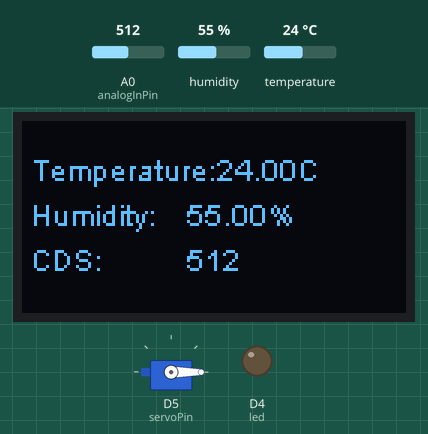
The sketch below on a simulated ESP8266 (NodeMCU). On the bench: servo, 128×64 one-colour display, output pins drawn as LEDs (lit = HIGH). The test bench sets the inputs (shaded band); at power-on: temperature 24 °C, A0 (analogInPin) = 512, humidity 55 %. WiFi joins after 1.5 s; servers stay silent unless stated; no MQTT or app messages arrive unless stated; what the sketch prints to the serial monitor is not drawn.

Above: at 2.7 s.
2.8 s: temperature set to 29 °C
At 4.1 s:
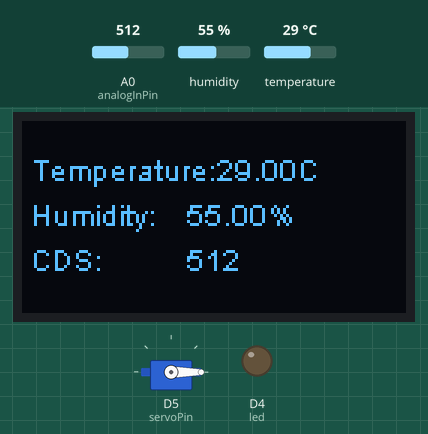
5.1 s: temperature set to 32 °C
At 6.1 s:
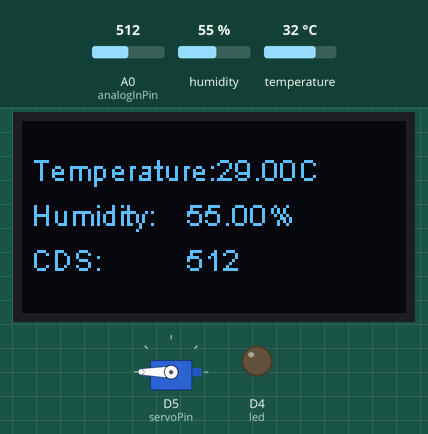
11.1 s: A0 (analogInPin) set to 413
At 15.1 s:
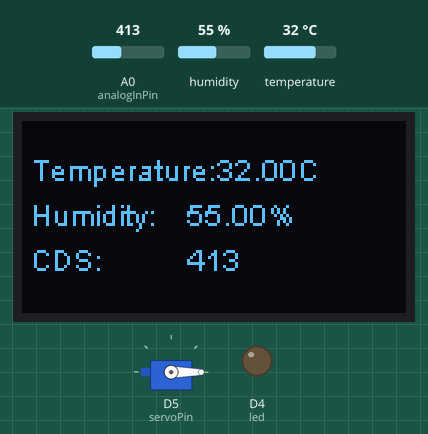
15.3 s: A0 (analogInPin) set to 387
At 19.7 s:
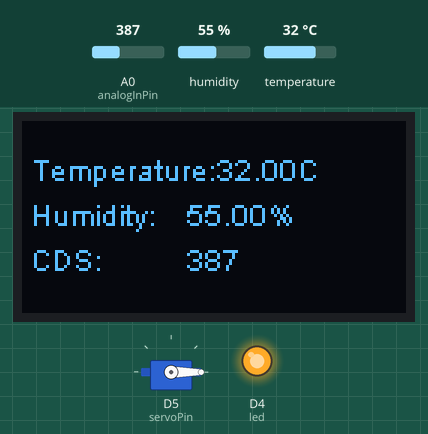
21.3 s: humidity set to 22 %
At 24.4 s:
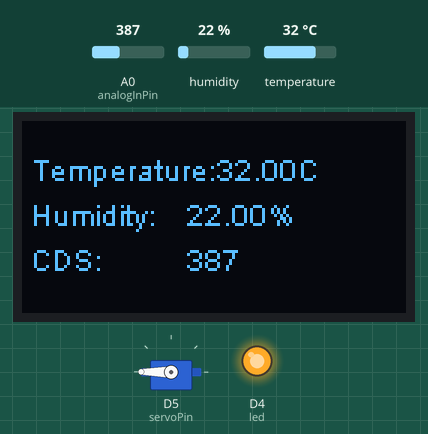
Timing chart, 0 to 28.5 s (numbered marks = the images above; inputs shaded):
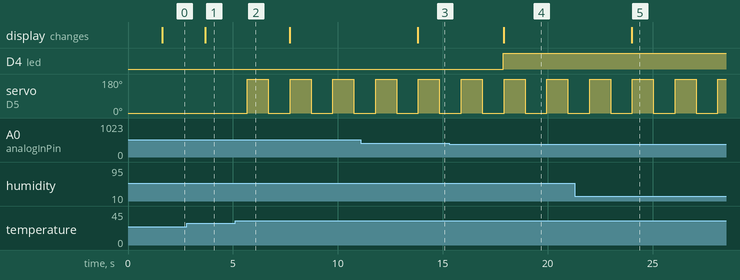

The sketch:

final2.ino
```cpp
#include <ESP8266WiFi.h>
#include <PubSubClient.h>
#include <DHT.h>
#include <SSD1306.h>
#include <Servo.h>
#define PIN_DHT D6
#define DHTTYPE DHT11
#define servoPin D5

Servo servo;
const char * ssid = "KT_GiGA_2G_CC76";
const char * password = "0abd0fg224";
//const char * ssid = "SMART324_3";
//const char * password = "76543210";
SSD1306 display(0x3c, D2, D1); //온습도 센서 , 화면 디스플레이 매개변수

const char * mqtt_server = "broker.mqtt-dashboard.com"; //브로커주소
const char * outTopic = "inTopic62042"; //사용자가 결정해서 기록
const char * outTopic2 = "inTopic62042_1"; //사용자가 결정해서 기록
const char * outTopic3 = "inTopic62042_2"; //사용자가 결정해서 기록
const char * inTopic = "outTopic62042"; //사용자가 결정해서 기록
const char * clientName = "960424Client"; //다음 이름이 중복되지 않게 수정

const int analogInPin = A0;

DHT dht(PIN_DHT, DHTTYPE);

WiFiClient espClient;
PubSubClient client(espClient);
long lastMsg = 0;
long now = millis();
long lastMeasure = 0;
char msg[50];

int led=D4;
int timeIn=1000;

void setup() {
  servo.attach(servoPin);
  servo.write(0);
      // 화면표시
  display.init();
  display.flipScreenVertically();
  display.clear();
  display.display();
  pinMode(led,OUTPUT);
  Serial.begin(115200);
  delay(10);
  setup_wifi();
  client.setServer(mqtt_server,1883);
  client.setCallback(callback);

}
void setup_wifi(){
  delay(10);
  Serial.println();
  Serial.println();
  Serial.print("Connecting to ");
  Serial.println(ssid);
  WiFi.begin(ssid, password);
  while (WiFi.status() != WL_CONNECTED)
  {
    delay(500);
    Serial.print(".");
  }
  Serial.println("");
  Serial.println("WiFi connected");
  Serial.print("IP address: ");
  Serial.println(WiFi.localIP());
}

void callback(char* topic, byte* payload, unsigned int length){
  Serial.print("Message arrived[");
  Serial.print(topic);
  Serial.print("]");
  for(int i = 0; i < length; i++){
    Serial.print((char)payload[i]);
  }

  Serial.println();

  String inString="";

  for(int i = 0; i < length; i++){
    inString += (char)payload[i];
  }
  timeIn=inString.toInt();
}


void reconnect() {
  while(!client.connected()){
    Serial.print("Attempting MQTT connection...");

    if(client.connect(clientName)){
      Serial.println("connected");
      client.publish(outTopic,"Reconnected");
      client.publish(outTopic2,"Reconnected");
      client.publish(outTopic3,"Reconnected");
      client.subscribe(inTopic);
    }else{
      Serial.print("failed, rc=");
      Serial.print(client.state());
      Serial.println("try again in 5 seconds");
      delay(5000);
    }
  }
}
float value;
float hvalue;
void loop() {

  if(!client.connected())
  {
    reconnect();
  }

now =millis();

if(now - lastMsg > 1000){
  int vreading = analogRead(0);

  value = dht.readTemperature();
  String tt = (String)value;
  hvalue = dht.readHumidity();

  static char vvdata[6];
  static char vvdata2[6];
  dtostrf((float)value,5,1,vvdata2);
  dtostrf((float)hvalue,5,1,vvdata);
  client.publish(outTopic2,vvdata2);
  client.publish(outTopic3,vvdata);
  Serial.print(" 온도 : ");
  Serial.print(value);
  Serial.print(" 습도 : ");
  Serial.print(hvalue);

  //서보모터
  if(value > 30){ //온도가 30도이상일떄 가동
    servo.write(180);
    delay(1000);
    servo.write(0);
    delay(1000);
  }
  else{

  }
  if(vreading < 400){
      digitalWrite(led,HIGH);
  }
  else{
    digitalWrite(led,LOW);
  }

  //OLED
  display.clear();

  display.setTextAlignment(TEXT_ALIGN_LEFT);
  display.setFont(ArialMT_Plain_10);
  display.drawString(0, 10, " Temperature:");
  display.drawString(65, 10, String(value) + String("C"));
  display.drawString(0, 25, " Humidity:");
  display.drawString(55, 25, String(hvalue) + String("%"));
  display.drawString(0, 40, " CDS:");
  display.drawString(55, 40, String(vreading));
  display.display();

  static char vdata[6];
  dtostrf((float)vreading,5,1,vdata);
  client.publish(outTopic,vdata);
  Serial.print(" CDS : ");
  Serial.println(vreading);


}
  client.loop();
  //digitalWrite(led,HIGH);
  //delay(timeIn);
 // digitalWrite(led,LOW);
 // delay(timeIn);
}
```

Measured:
- the behaviour switches between 30 and 31 °C on temperature (found by bisection; images 1 and 2)
- the behaviour switches between 400 and 399 on A0 (analogInPin) (found by bisection; images 3 and 4)
- after the input at 2.8 s, the display: changes after 0.87 s (image 1)
- after the input at 5.1 s, servo on D5 (servoPin): alternates 180° for 1.0 s and 0° for 1.0 s, starting after 0.59 s
- after the input at 11.1 s, the display: changes after 2.7 s (image 3)
- after the input at 15.3 s, D4 (led): LOW → HIGH after 2.6 s; the display: changes after 2.6 s (image 4)
- after the input at 21.3 s, the display: changes after 2.7 s (image 5)
